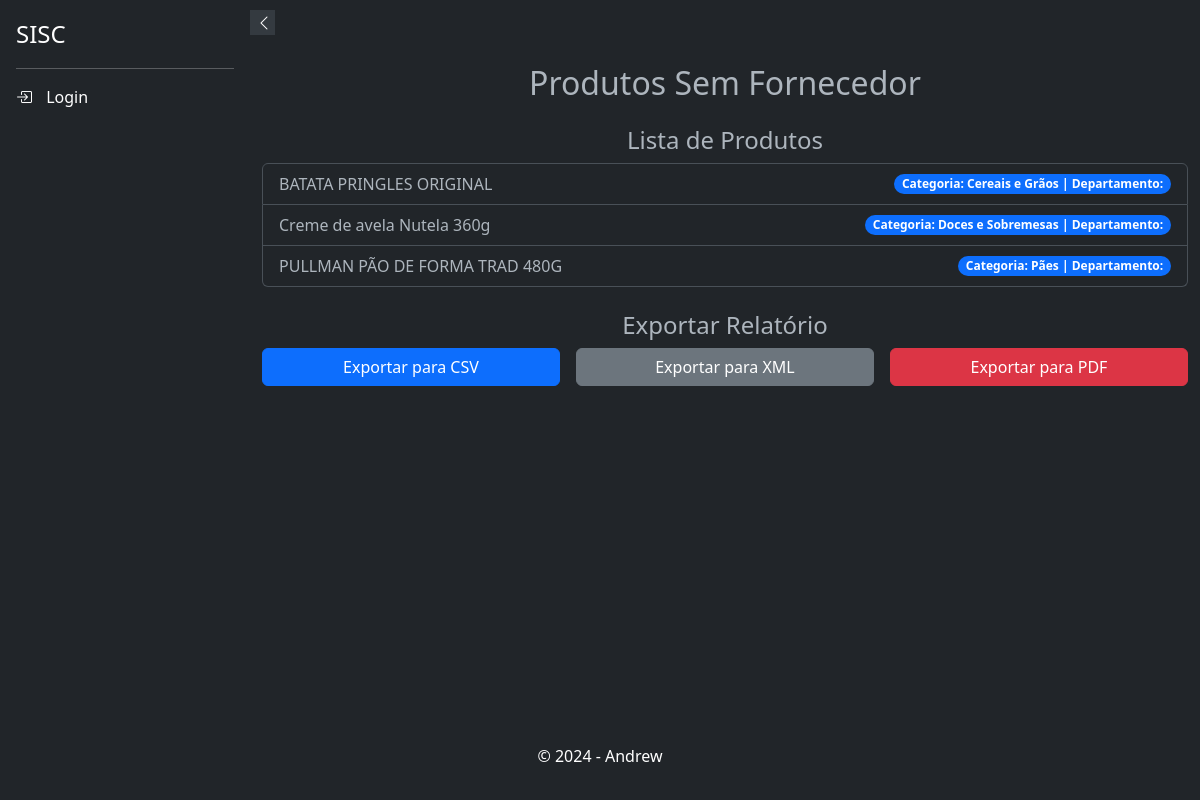
Screenshot of /relatorios/produtos-sem-fornecedor/ with the database file from the repository.
### products/models.py (models this page shows, shortened)
class Product(models.Model):
    UNIDADE_CHOICES = (
        ('mm', 'Milímetro'),
        ('cm', 'Centímetro'),
        ('m', 'Metro'),
    )
    UNIDADE_DE_MEDIDA_CHOICES = [
        ('Kg', 'Quilo'),
        ('Dp', 'Display'),
        ('Un', 'Unidade'),
        ('Cx', 'Caixa'),
        ('Fd', 'Fardo'),
        ('Pct', 'Pacote'),
        ('Sch', 'Sache'),
        ('Tp', 'Take Profit'),
    ]
    id = models.AutoField(primary_key=True)
    ean = models.CharField(max_length=13, unique=True, blank=True, null=True)
    sku = models.CharField("SKU", max_length=255, unique=True, blank=True, null=True)
    name = models.CharField(max_length=255)
    brand = models.ForeignKey(Brand, on_delete=models.PROTECT, related_name='products', blank=True, null=True)
    product_line = models.ForeignKey(ProductLine, on_delete=models.PROTECT, related_name='products', blank=True, null=True)
    department = models.ForeignKey(Departamento, on_delete=models.PROTECT, related_name='products', blank=True, null=True)
    category = models.ForeignKey(Category, on_delete=models.PROTECT, related_name='products', blank=True, null=True)
    subcategory = models.ForeignKey(Subcategory, on_delete=models.PROTECT, related_name='products', blank=True, null=True)
    status = models.BooleanField(default=True)
    photo = models.ImageField(upload_to='products/', blank=True, null=True)
    notas = models.TextField("Notas", blank=True, null=True)
    descricao = models.TextField(_("Descrição"), max_length=50, blank=True)
    preco_de_custo = models.DecimalField(_("Preço de Custo"), max_digits=10, decimal_places=3, blank=True, null=True)
    altura_embalagem = models.DecimalField(max_digits=10, decimal_places=3, blank=True, null=True, verbose_name='Altura da Embalagem')
    largura_embalagem = models.DecimalField(max_digits=10, decimal_places=3, blank=True, null=True, verbose_name='Largura da Embalagem')
    comprimento_embalagem = models.DecimalField(max_digits=10, decimal_places=3, blank=True, null=True, verbose_name='Comprimento da Embalagem')
    espessura_embalagem = models.DecimalField(max_digits=10, decimal_places=3, blank=True, null=True, verbose_name='Espessura da Embalagem')
    raio_embalagem = models.DecimalField(max_digits=10, decimal_places=3, blank=True, null=True, verbose_name='Raio da Embalagem')
    unidade_altura = models.CharField(max_length=2, choices=UNIDADE_CHOICES, blank=True, null=True, verbose_name='Unidade de Medida Altura')
    unidade_largura = models.CharField(max_length=2, choices=UNIDADE_CHOICES, blank=True, null=True, verbose_name='Unidade de Medida Largura')
    unidade_comprimento = models.CharField(max_length=2, choices=UNIDADE_CHOICES, blank=True, null=True, verbose_name='Unidade de Medida Comprimento')
    unidade_espessura = models.CharField(max_length=2, choices=UNIDADE_CHOICES, blank=True, null=True, verbose_name='Unidade de Medida Espessura')
    unidade_raio = models.CharField(max_length=2, choices=UNIDADE_CHOICES, blank=True, null=True, verbose_name='Unidade de Medida Raio')
    unidade_de_medida = models.CharField(_("Unidade de Medida"), max_length=50, blank=True, null=True, choices=UNIDADE_DE_MEDIDA_CHOICES)
    quantidade_por_volume = models.PositiveIntegerField(blank=True, null=True, verbose_name='Quantidade por Volume')
    data_de_validade = models.DateField(_("Data de Validade"), blank=True, null=True)
    history = HistoricalRecords()

class Category(models.Model):
    department = models.ForeignKey(Departamento, on_delete=models.CASCADE, related_name='categories')
    name = models.CharField(max_length=200)

### relatorios/views.py (the view, shortened to what this page needs)
# urls.py: path('produtos-sem-fornecedor/', ProdutosSemFornecedorView.as_view(), name='produtos_sem_fornecedor'),
class ProdutosSemFornecedorView(TemplateView):
    template_name = 'relatorios/produtos_sem_fornecedor.html'
    def get(self, request):
        produtos_com_fornecedor = ProductPriceHistory.objects.values_list('product_id', flat=True).distinct()
        produtos_sem_fornecedor = Product.objects.exclude(id__in=produtos_com_fornecedor)
        context = {
            'produtos_sem_fornecedor': produtos_sem_fornecedor,
        }
        return render(request, self.template_name, context)

### relatorios/templates/relatorios/produtos_sem_fornecedor.html (shortened to what this page needs)
{% extends 'base.html' %}
{% block content %}
<div class="container my-4">
    <h2 class="text-center">Produtos Sem Fornecedor</h2>
    <div class="row mt-4">
        <div class="col-md-12">
            <h4 class="text-center">Lista de Produtos</h4>
            <ul class="list-group">
                {% for produto in produtos_sem_fornecedor %}
                <li class="list-group-item d-flex justify-content-between align-items-center">
                    {{ produto.name }}
                    <span class="badge bg-primary rounded-pill">
                        Categoria: {{ produto.category.name }} | Departamento: {{ produto.department.name }}
                    </span>
                </li>
                {% endfor %}
            </ul>
        </div>
    </div>
    <div class="row mt-4">
        <div class="col-md-12">
            <h4 class="text-center">Exportar Relatório</h4>
            <form method="post" class="row g-3">
                <div class="col-md-4">
                    <button type="submit" name="formato" value="csv" class="btn btn-primary w-100">Exportar para CSV</button>
                </div>
                <div class="col-md-4">
                    <button type="submit" name="formato" value="xml" class="btn btn-secondary w-100">Exportar para XML</button>
                </div>
                <div class="col-md-4">
                    <button type="submit" name="formato" value="pdf" class="btn btn-danger w-100">Exportar para PDF</button>
                </div>
            </form>
        </div>
    </div>
</div>
{% endblock %}

### app/templates/base.html (style rules this page uses)
body, html { height: 100%; margin: 0; display: flex; flex-direction: column; }

### rows the page displays
Product: name "BATATA PRINGLES ORIGINAL", category.name "Cereais e Grãos"
Product: name "Creme de avela Nutela 360g", category.name "Doces e Sobremesas"
Product: name "PULLMAN PÃO DE FORMA TRAD 480G", category.name "Pães"
